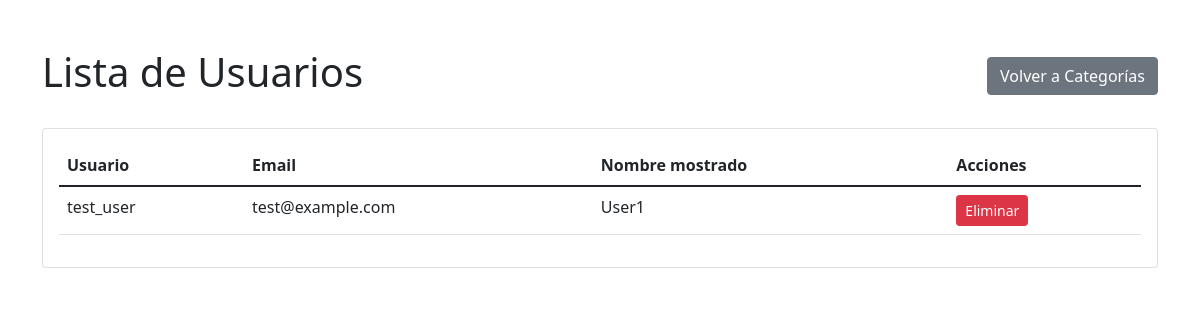
The page /users/list on the database its author committed.
### tables this page shows
CREATE TABLE users (
        id INTEGER PRIMARY KEY AUTOINCREMENT,
        username TEXT NOT NULL UNIQUE,
        password TEXT NOT NULL,
        email TEXT NOT NULL UNIQUE
    , role TEXT NOT NULL DEFAULT 'user');

### routes/user_routes.py (the view)
@user_bp.route('/users/list')
def list_users():
    try:
        conn = get_db_connection()
        users = conn.execute('''
            SELECT u.*, up.display_name
            FROM users u
            LEFT JOIN user_profiles up ON u.id = up.user_id
            WHERE u.role != 'admin'
        ''').fetchall()
        return render_template('users_list.html', users=users)
    except Exception as e:
        return jsonify({"error": str(e)}), 500
    finally:
        conn.close()

### models/database.py (called while the page is built)
def get_db_connection():
    conn = sqlite3.connect(DATABASE)
    conn.row_factory = sqlite3.Row
    return conn

### templates/users_list.html (shortened to what this page needs)
<!DOCTYPE html>
<html lang="es">
<head>
    <link href="https://cdn.jsdelivr.net/npm/bootstrap@5.1.3/dist/css/bootstrap.min.css" rel="stylesheet">
</head>
<body>
    <div class="container mt-5">
        <div class="d-flex justify-content-between align-items-center mb-4">
            <h1>Lista de Usuarios</h1>
            <a href="/categories" class="btn btn-secondary">Volver a Categorías</a>
        </div>
        <div class="card">
            <div class="card-body">
                <div class="table-responsive">
                    <table class="table">
                        <thead>
                            <tr>
                                <th>Usuario</th>
                                <th>Email</th>
                                <th>Nombre mostrado</th>
                                <th>Acciones</th>
                            </tr>
                        </thead>
                        <tbody>
                            {% for user in users %}
                            {% if user.role != 'admin' %}
                            <tr>
                                <td>{{ user.username }}</td>
                                <td>{{ user.email }}</td>
                                <td>{{ user.display_name if user.display_name else 'User1' }}</td>
                                <td>
                                    <button class="btn btn-danger btn-sm" onclick="deleteUser('{{ user.id }}')">
                                        Eliminar
                                    </button>
                                </td>
                            </tr>
                            {% endif %}
                            {% endfor %}
                        </tbody>
                    </table>
                </div>
            </div>
        </div>
    </div>
</body>
</html>

### rows shown on the page
users: username "test_user", email "test@example.com", display_name "User1"
